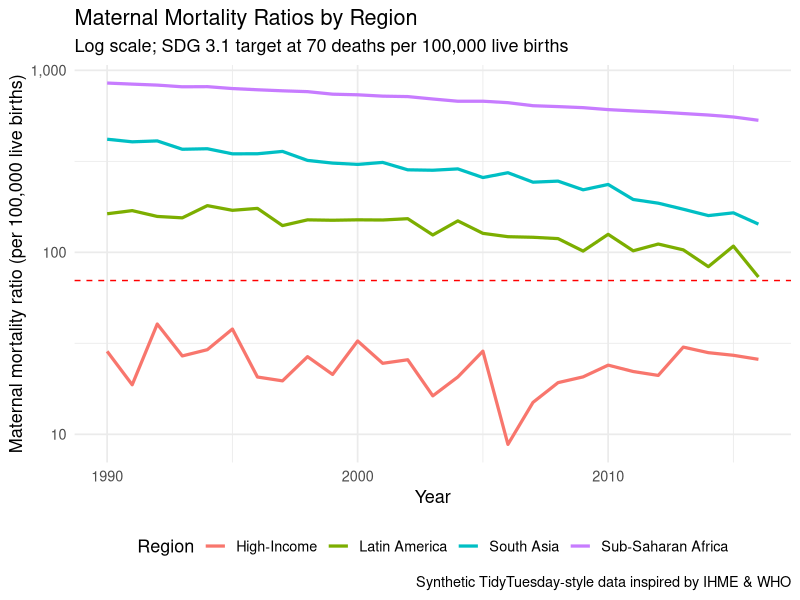
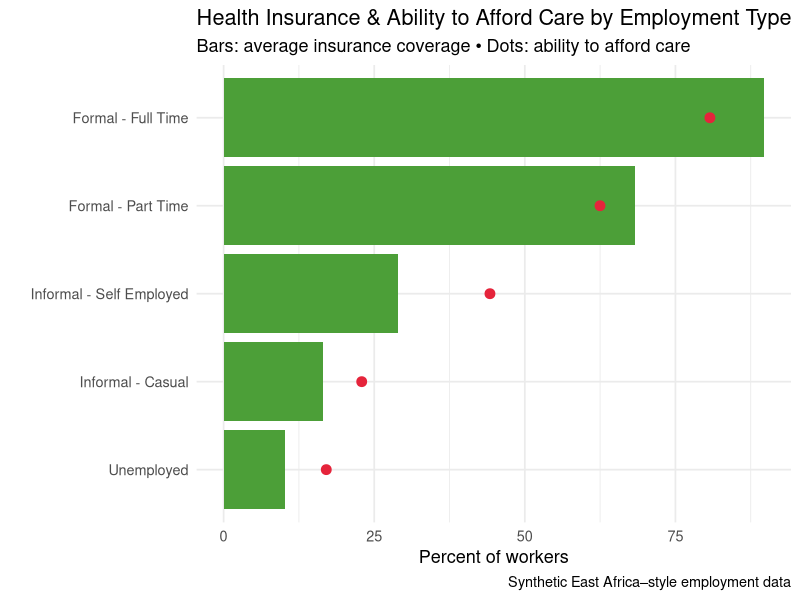
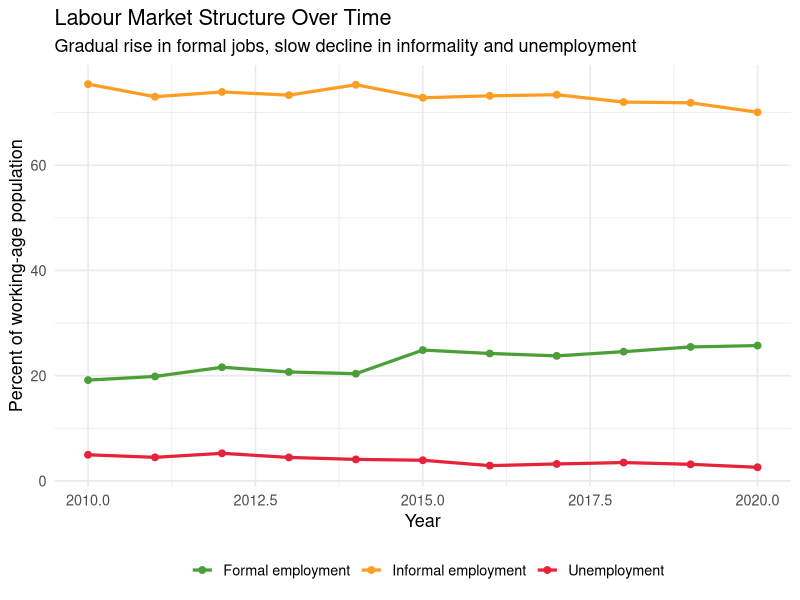
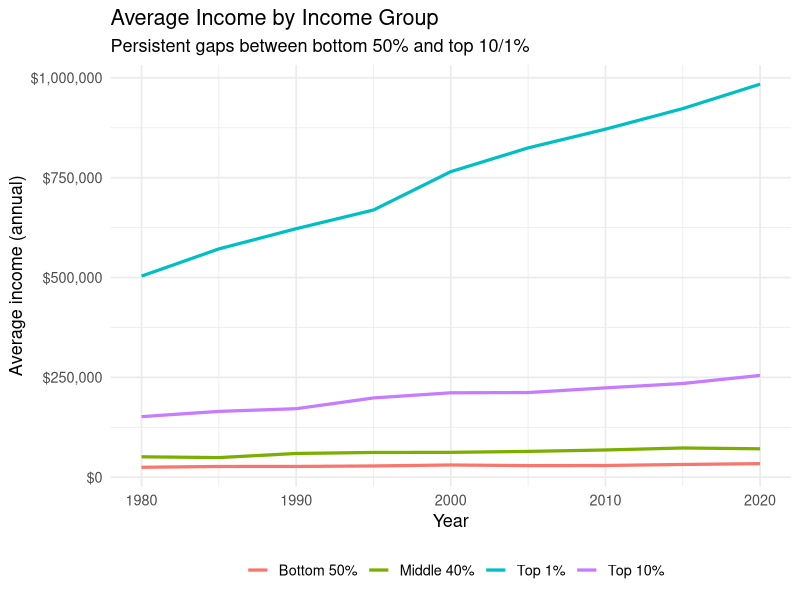
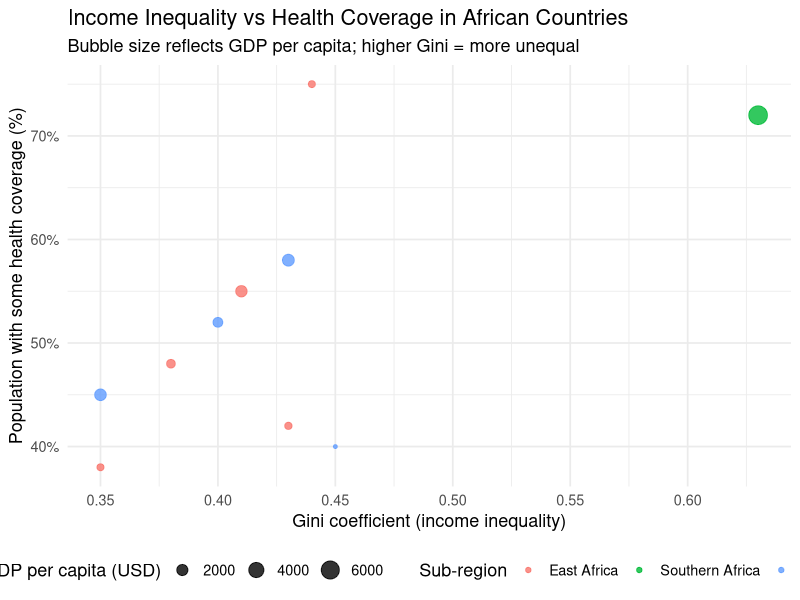
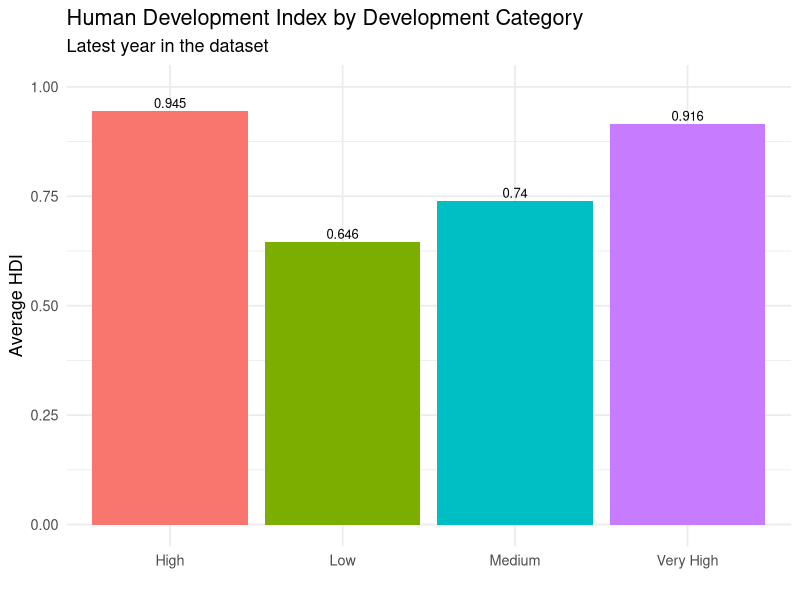
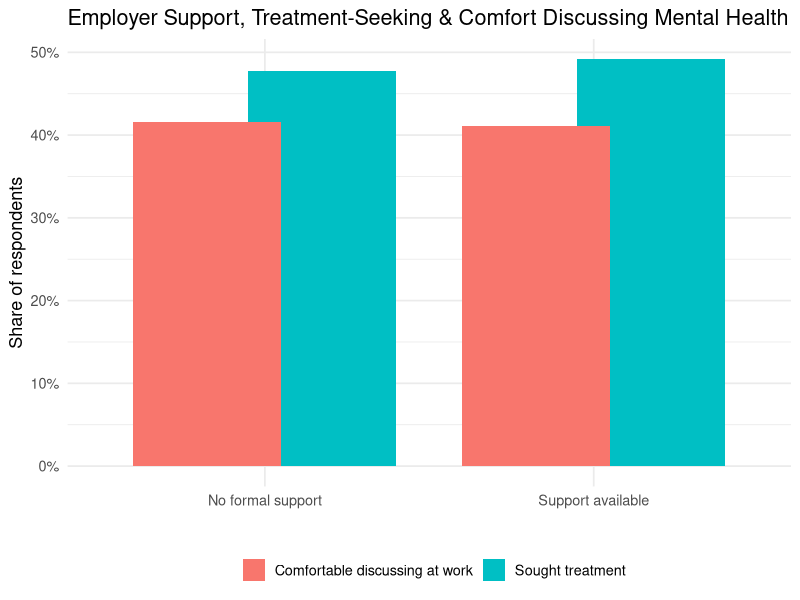
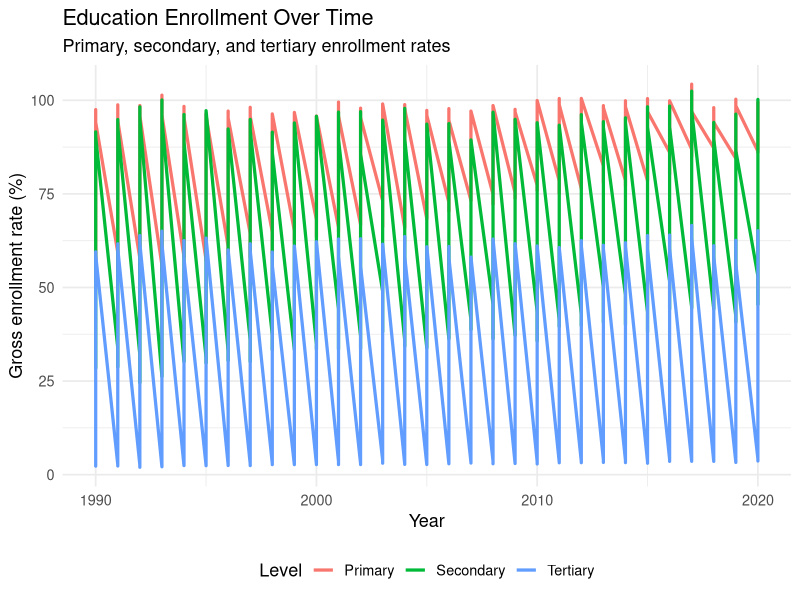

Write the R code that produced these figures, in order.
## ---- chunk 1
knitr::opts_chunk$set(
  echo = FALSE,
  message = FALSE,
  warning = FALSE,
  fig.width = 10,
  fig.height = 6,
  fig.align = "center",
  out.width = "100%"
)

library(tidyverse)
library(scales)
## ---- chunk 2
maternal <- readr::read_csv("maternal_mortality_data.csv", show_col_types = FALSE)

maternal_reg <- maternal %>%
  filter(year <= 2016) %>%
  group_by(region, year) %>%
  summarise(
    mmr = mean(mmr, na.rm = TRUE),
    skilled = mean(skilled_attendance, na.rm = TRUE),
    .groups = "drop"
  )

ggplot(maternal_reg, aes(x = year, y = mmr, color = region)) +
  geom_line(size = 1.1) +
  geom_hline(yintercept = 70, linetype = "dashed", colour = "red") +
  scale_y_log10(labels = comma_format()) +
  labs(
    title = "Maternal Mortality Ratios by Region",
    subtitle = "Log scale; SDG 3.1 target at 70 deaths per 100,000 live births",
    x = "Year",
    y = "Maternal mortality ratio (per 100,000 live births)",
    colour = "Region",
    caption = "Synthetic TidyTuesday-style data inspired by IHME & WHO"
  ) +
  theme_minimal(base_size = 13) +
  theme(legend.position = "bottom")
## ---- chunk 3
employment <- readr::read_csv("employment_health_data.csv", show_col_types = FALSE)

employment_summary <- employment %>%
  group_by(employment_type) %>%
  summarise(
    avg_share   = mean(proportion, na.rm = TRUE),
    avg_cover   = mean(insurance_coverage, na.rm = TRUE),
    avg_afford  = mean(can_afford_care, na.rm = TRUE),
    avg_income  = mean(avg_earnings, na.rm = TRUE),
    .groups = "drop"
  ) %>%
  mutate(
    employment_type = fct_reorder(employment_type, avg_cover)
  )

ggplot(employment_summary, aes(x = employment_type, y = avg_cover)) +
  geom_col(fill = "#4c9f38") +
  geom_point(aes(y = avg_afford), colour = "#e5243b", size = 3) +
  coord_flip() +
  labs(
    title = "Health Insurance & Ability to Afford Care by Employment Type",
    subtitle = "Bars: average insurance coverage • Dots: ability to afford care",
    x = "",
    y = "Percent of workers",
    caption = "Synthetic East Africa–style employment data"
  ) +
  theme_minimal(base_size = 13)
## ---- chunk 4
employment_trends <- readr::read_csv("employment_trends_data.csv", show_col_types = FALSE)

employment_long <- employment_trends %>%
  pivot_longer(
    cols = c(formal_rate, informal_rate, unemployment_rate),
    names_to = "indicator",
    values_to = "value"
  ) %>%
  mutate(
    indicator = recode(indicator,
                       formal_rate = "Formal employment",
                       informal_rate = "Informal employment",
                       unemployment_rate = "Unemployment")
  )

ggplot(employment_long, aes(x = year, y = value, colour = indicator)) +
  geom_line(size = 1.1) +
  geom_point(size = 2) +
  scale_colour_manual(values = c(
    "Formal employment" = "#4c9f38",
    "Informal employment" = "#fd9d24",
    "Unemployment" = "#e5243b"
  )) +
  labs(
    title = "Labour Market Structure Over Time",
    subtitle = "Gradual rise in formal jobs, slow decline in informality and unemployment",
    x = "Year",
    y = "Percent of working-age population",
    colour = ""
  ) +
  theme_minimal(base_size = 13) +
  theme(legend.position = "bottom")
## ---- chunk 5
income_trends <- readr::read_csv("income_trends_data.csv", show_col_types = FALSE)

income_summary <- income_trends %>%
  group_by(year, income_group) %>%
  summarise(
    avg_income        = mean(avg_income, na.rm = TRUE),
    health_insurance  = mean(health_insurance, na.rm = TRUE),
    healthcare_access = mean(healthcare_access, na.rm = TRUE),
    .groups = "drop"
  )

ggplot(income_summary, aes(x = year, y = avg_income, colour = income_group)) +
  geom_line(size = 1.1) +
  scale_y_continuous(labels = dollar_format(prefix = "$", big.mark = ",")) +
  labs(
    title = "Average Income by Income Group",
    subtitle = "Persistent gaps between bottom 50% and top 10/1%",
    x = "Year",
    y = "Average income (annual)",
    colour = ""
  ) +
  theme_minimal(base_size = 13) +
  theme(legend.position = "bottom")
## ---- chunk 6
africa_ineq <- readr::read_csv("africa_inequality_data.csv", show_col_types = FALSE)

ggplot(africa_ineq, aes(x = gini_coefficient, y = health_coverage,
                        size = gdp_per_capita, colour = region)) +
  geom_point(alpha = 0.8) +
  scale_x_continuous(labels = scales::number_format(accuracy = 0.01)) +
  scale_y_continuous(labels = percent_format(scale = 1)) +
  scale_size_continuous(name = "GDP per capita (USD)") +
  labs(
    title = "Income Inequality vs Health Coverage in African Countries",
    subtitle = "Bubble size reflects GDP per capita; higher Gini = more unequal",
    x = "Gini coefficient (income inequality)",
    y = "Population with some health coverage (%)",
    colour = "Sub-region"
  ) +
  theme_minimal(base_size = 13) +
  theme(legend.position = "bottom")
## ---- chunk 7
hdi <- readr::read_csv("hdi_poverty_data.csv", show_col_types = FALSE)

hdi_latest <- hdi %>%
  group_by(dev_category) %>%
  filter(year == max(year)) %>%
  summarise(
    avg_hdi          = mean(hdi, na.rm = TRUE),
    avg_life_exp     = mean(life_expectancy, na.rm = TRUE),
    avg_poverty_rate = mean(poverty_rate, na.rm = TRUE),
    .groups = "drop"
  )

ggplot(hdi_latest, aes(x = dev_category, y = avg_hdi, fill = dev_category)) +
  geom_col(show.legend = FALSE) +
  geom_text(aes(label = round(avg_hdi, 3)), vjust = -0.3, size = 3.3) +
  ylim(0, 1) +
  labs(
    title = "Human Development Index by Development Category",
    subtitle = "Latest year in the dataset",
    x = "",
    y = "Average HDI"
  ) +
  theme_minimal(base_size = 13)
## ---- chunk 8
mh <- readr::read_csv("mental_health_tech_data.csv", show_col_types = FALSE)

mh_summary <- mh %>%
  mutate(
    employer_support = if_else(employer_provides_mh, "Support available", "No formal support")
  ) %>%
  group_by(employer_support) %>%
  summarise(
    treated     = mean(sought_treatment, na.rm = TRUE),
    comfortable = mean(comfort_level == "Comfortable", na.rm = TRUE),
    .groups = "drop"
  )

mh_long <- mh_summary %>%
  pivot_longer(cols = c(treated, comfortable),
               names_to = "indicator",
               values_to = "value") %>%
  mutate(
    indicator = recode(indicator,
                       treated = "Sought treatment",
                       comfortable = "Comfortable discussing at work")
  )

ggplot(mh_long, aes(x = employer_support, y = value, fill = indicator)) +
  geom_col(position = position_dodge(width = 0.7)) +
  scale_y_continuous(labels = percent_format(accuracy = 1)) +
  labs(
    title = "Employer Support, Treatment-Seeking & Comfort Discussing Mental Health",
    x = "",
    y = "Share of respondents",
    fill = ""
  ) +
  theme_minimal(base_size = 13) +
  theme(legend.position = "bottom")
## ---- chunk 9
education <- readr::read_csv("education_data.csv", show_col_types = FALSE)

education_long <- education %>%
  select(year, primary_enrollment, secondary_enrollment, tertiary_enrollment) %>%
  pivot_longer(
    cols = -year,
    names_to = "level",
    values_to = "enrollment"
  ) %>%
  mutate(
    level = recode(level,
                   primary_enrollment = "Primary",
                   secondary_enrollment = "Secondary",
                   tertiary_enrollment = "Tertiary")
  )

ggplot(education_long, aes(x = year, y = enrollment, colour = level)) +
  geom_line(size = 1.1) +
  labs(
    title = "Education Enrollment Over Time",
    subtitle = "Primary, secondary, and tertiary enrollment rates",
    x = "Year",
    y = "Gross enrollment rate (%)",
    colour = "Level"
  ) +
  theme_minimal(base_size = 13) +
  theme(legend.position = "bottom")
## ---- chunk 10
co2 <- readr::read_csv("co2_emissions_data.csv", show_col_types = FALSE)

co2_latest <- co2 %>%
  group_by(country) %>%
  filter(year == max(year)) %>%
  ungroup()

ggplot(co2_latest, aes(x = emissions_per_capita, y = renewable_pct, label = country)) +
  geom_point(aes(colour = region), size = 3, alpha = 0.8) +
  geom_text(vjust = -0.7, size = 3, check_overlap = TRUE) +
  labs(
    title = "Emissions per Capita vs Renewable Energy Share",
    subtitle = "Latest year per country",
    x = "CO₂ emissions per capita (tonnes)",
    y = "Renewable energy share (%)",
    colour = "Region"
  ) +
  theme_minimal(base_size = 13) +
  theme(legend.position = "bottom")
## ---- chunk 11
temperature <- readr::read_csv("temperature_data.csv", show_col_types = FALSE)

temperature_long <- temperature %>%
  pivot_longer(
    cols = c(global_anomaly, kenya_anomaly),
    names_to = "series",
    values_to = "anomaly"
  ) %>%
  mutate(
    series = recode(series,
                    global_anomaly = "Global",
                    kenya_anomaly = "Kenya")
  )

ggplot(temperature_long, aes(x = year, y = anomaly, colour = series)) +
  geom_hline(yintercept = 0, linetype = "dashed", colour = "grey50") +
  geom_line(size = 1.1) +
  labs(
    title = "Temperature Anomalies Over Time",
    subtitle = "Global and Kenya-specific deviations from historical average",
    x = "Year",
    y = "Temperature anomaly (°C)",
    colour = ""
  ) +
  theme_minimal(base_size = 13) +
  theme(legend.position = "bottom")
